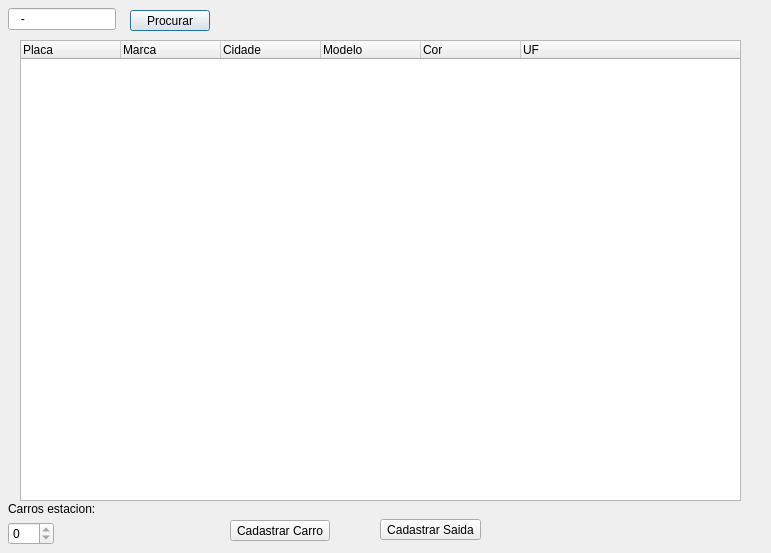
<?xml version="1.0" encoding="UTF-8"?>
<ui version="4.0">
 <class>JanelaPrincipal</class>
 <widget class="QDialog" name="JanelaPrincipal">
  <property name="geometry">
   <rect>
    <x>0</x>
    <y>0</y>
    <width>771</width>
    <height>553</height>
   </rect>
  </property>
  <property name="sizePolicy">
   <sizepolicy hsizetype="Maximum" vsizetype="Maximum">
    <horstretch>0</horstretch>
    <verstretch>0</verstretch>
   </sizepolicy>
  </property>
  <property name="windowTitle">
   <string>SansCar</string>
  </property>
  <widget class="QLineEdit" name="lnPlaca">
   <property name="geometry">
    <rect>
     <x>8</x>
     <y>8</y>
     <width>108</width>
     <height>22</height>
    </rect>
   </property>
   <property name="inputMask">
    <string>AAA-9999</string>
   </property>
   <property name="placeholderText">
    <string>Placa ...</string>
   </property>
  </widget>
  <widget class="QPushButton" name="btnProcurar">
   <property name="geometry">
    <rect>
     <x>130</x>
     <y>10</y>
     <width>80</width>
     <height>21</height>
    </rect>
   </property>
   <property name="text">
    <string>Procurar</string>
   </property>
  </widget>
  <widget class="QTreeWidget" name="twListagem">
   <property name="geometry">
    <rect>
     <x>20</x>
     <y>40</y>
     <width>721</width>
     <height>461</height>
    </rect>
   </property>
   <column>
    <property name="text">
     <string>Placa</string>
    </property>
   </column>
   <column>
    <property name="text">
     <string>Marca</string>
    </property>
   </column>
   <column>
    <property name="text">
     <string>Cidade</string>
    </property>
   </column>
   <column>
    <property name="text">
     <string>Modelo</string>
    </property>
   </column>
   <column>
    <property name="text">
     <string>Cor</string>
    </property>
   </column>
   <column>
    <property name="text">
     <string>UF</string>
    </property>
   </column>
  </widget>
  <widget class="QLabel" name="lblEstacionados">
   <property name="geometry">
    <rect>
     <x>8</x>
     <y>499</y>
     <width>101</width>
     <height>20</height>
    </rect>
   </property>
   <property name="text">
    <string>Carros estacion:</string>
   </property>
  </widget>
  <widget class="QSpinBox" name="spinBox">
   <property name="geometry">
    <rect>
     <x>8</x>
     <y>522</y>
     <width>46</width>
     <height>23</height>
    </rect>
   </property>
   <property name="readOnly">
    <bool>true</bool>
   </property>
  </widget>
  <widget class="QPushButton" name="btnCadastrar">
   <property name="geometry">
    <rect>
     <x>230</x>
     <y>520</y>
     <width>100</width>
     <height>21</height>
    </rect>
   </property>
   <property name="text">
    <string>Cadastrar Carro</string>
   </property>
  </widget>
  <widget class="QPushButton" name="btncadsaida">
   <property name="geometry">
    <rect>
     <x>380</x>
     <y>519</y>
     <width>101</width>
     <height>21</height>
    </rect>
   </property>
   <property name="text">
    <string>Cadastrar Saida</string>
   </property>
  </widget>
 </widget>
 <resources/>
 <connections/>
</ui>
